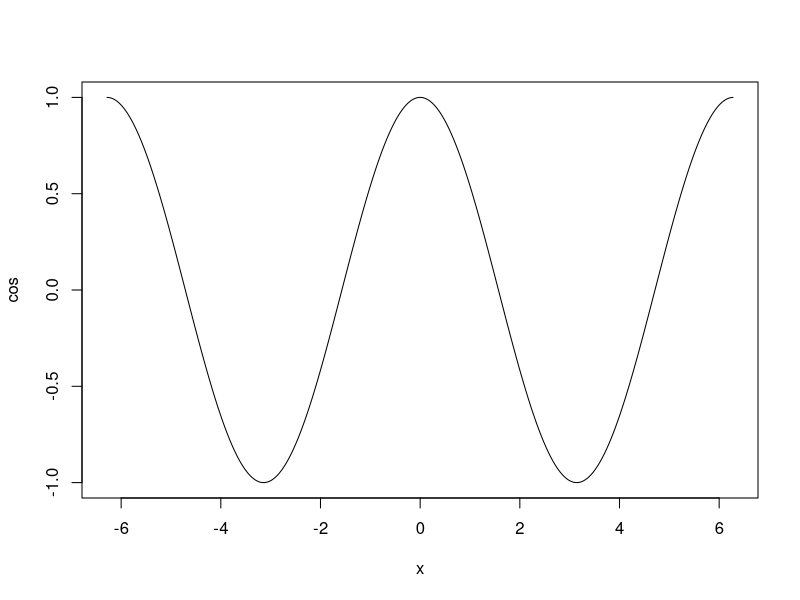
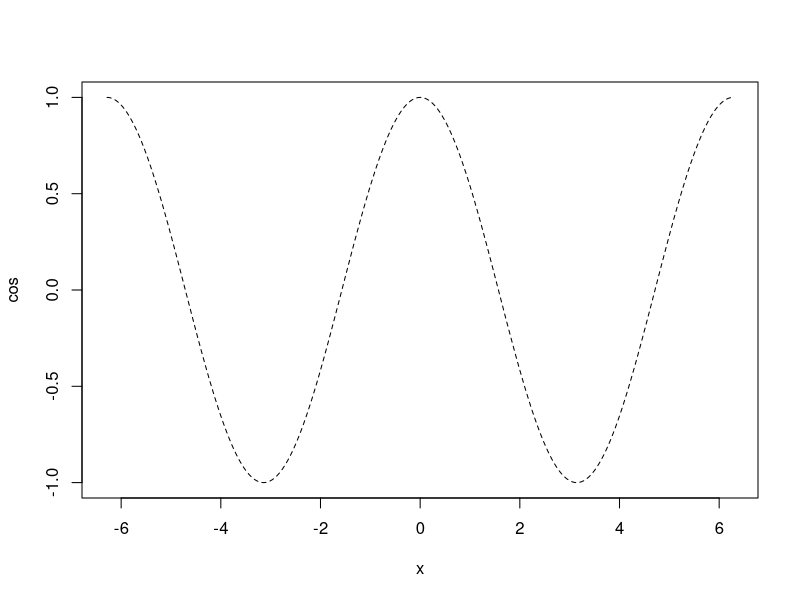
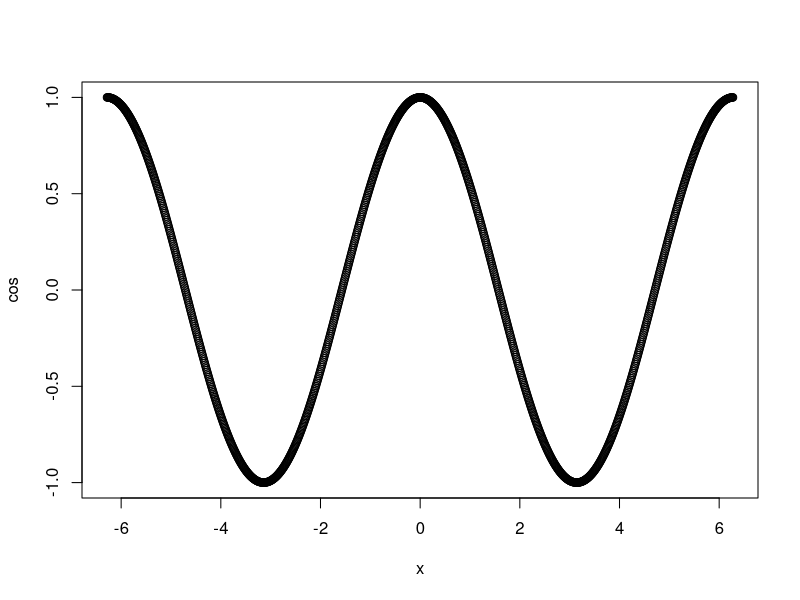
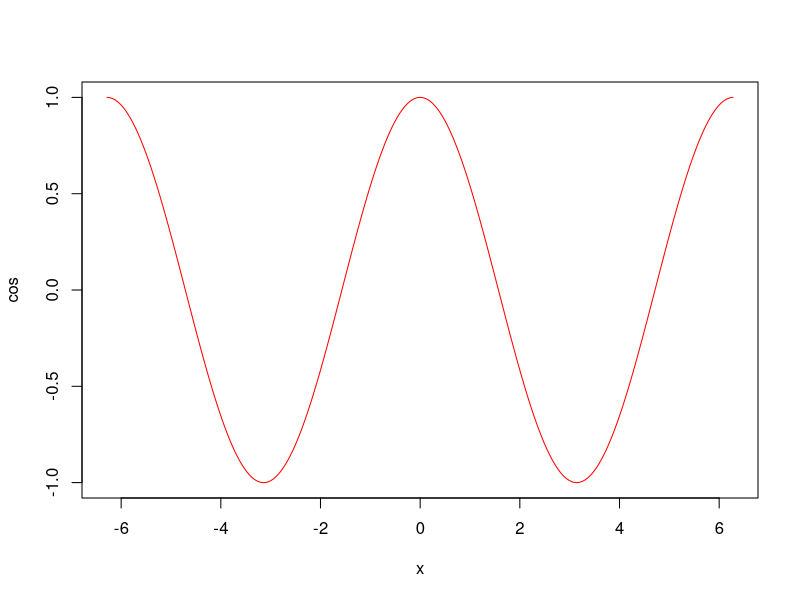
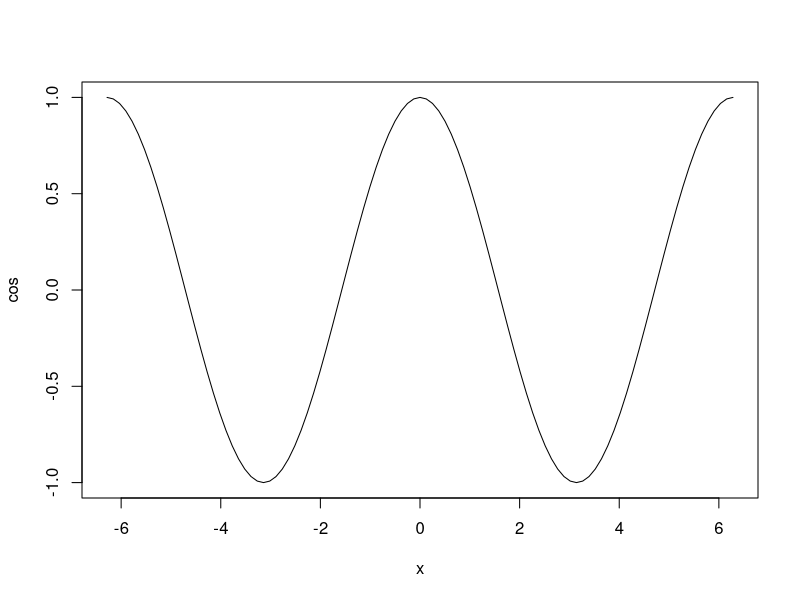
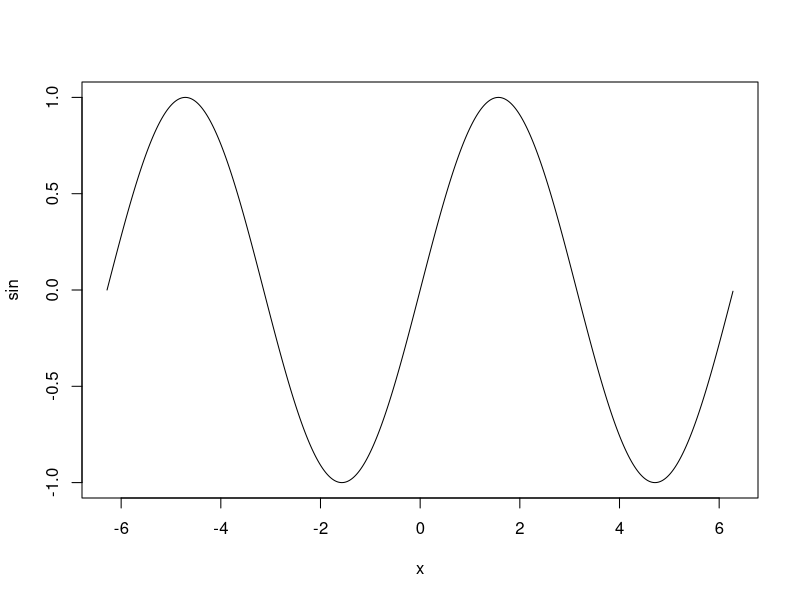
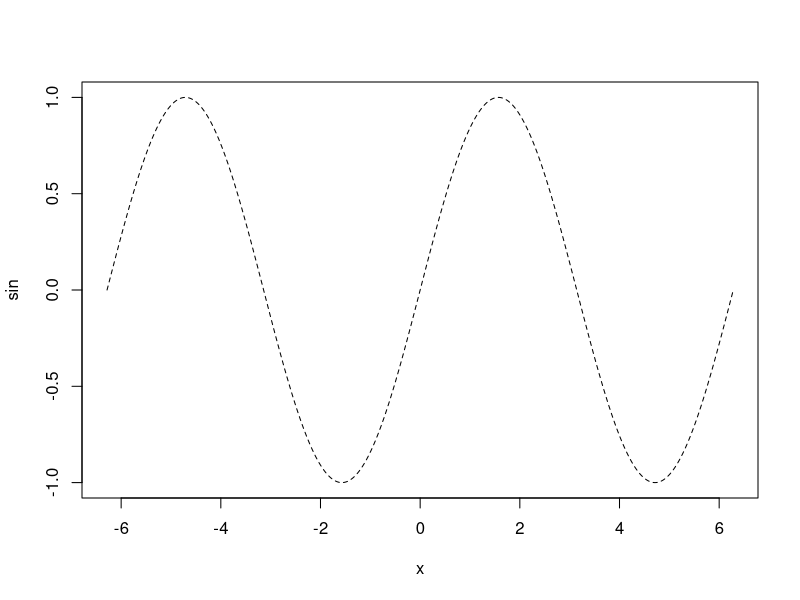
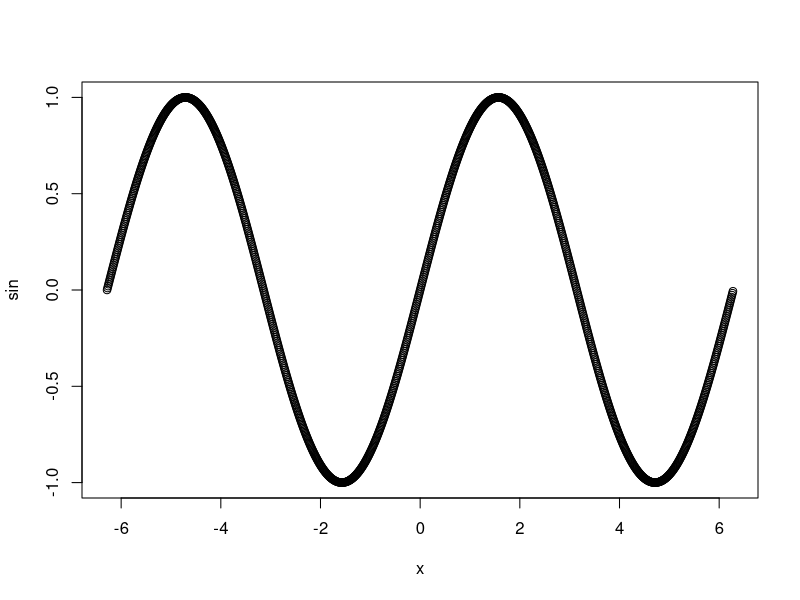

Recreate these plots in R, in order.
library(datasets)
data(airquality)

#plots
x=seq(-2*pi,2*pi,by=0.01)
y=cos(x)

plot(x,y,type='l',lty=1,col='black',ylab='cos')
plot(x,y,type='l',lty=2,col='black',ylab='cos')
plot(x,y,type='p',lty=1,col='black',ylab='cos')
plot(x,y,type='l',lty=1,col='red',ylab='cos')
plot(cos,-2*pi,2*pi)

y=sin(x)
plot(x,y,type='l',lty=1,col='black',ylab='sin')
plot(x,y,type='l',lty=2,col='black',ylab='sin')
plot(x,y,type='p',lty=1,col='black',ylab='sin')
plot(x,y,type='l',lty=1,col='red',ylab='sin')
plot(sin,-2*pi,2*pi)


with(airquality, hist(Temp))
with(airquality, plot(Ozone ~ Temp))

plot(c(0,0),c(0,1),type="l",xlim=c(0,1),axes=F,col=3,lwd=2,xlab = "",ylab="")
lines(c(0,1),c(1,0),col=3,lwd=2)
lines(c(1,0),c(0,0),col=3,lwd=2)